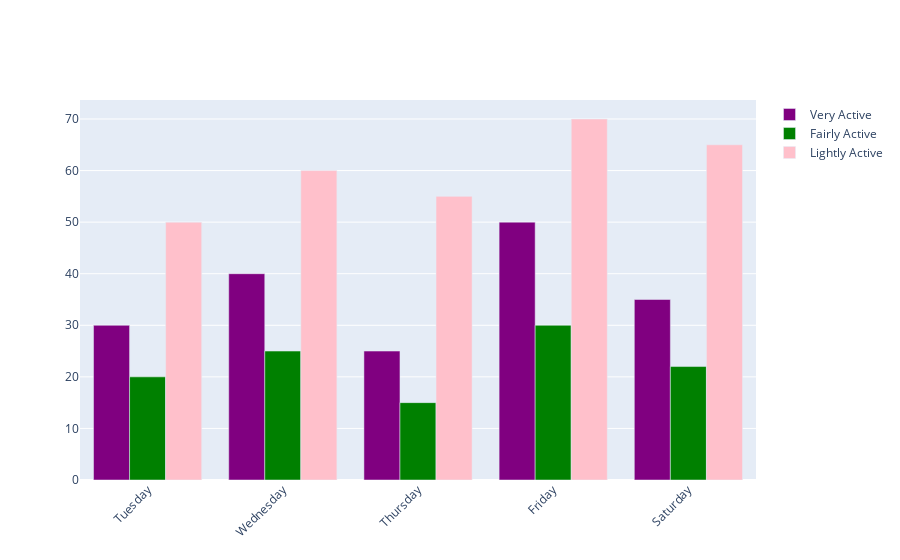

The cell this chart's notebook holds for it:
### Code cell
import pandas as pd
import plotly.graph_objects as go

# Sample data (Ensure columns exist)
data = pd.DataFrame({
    "Day": ["Tuesday", "Wednesday", "Thursday", "Friday", "Saturday"],
    "VeryActiveMinutes": [30, 40, 25, 50, 35],
    "FairlyActiveMinutes": [20, 25, 15, 30, 22],
    "LightlyActiveMinutes": [50, 60, 55, 70, 65]
})

# Remove spaces from column names
data. columns = data.columns.str.strip()

# Fill NaN values if any
data.fillna(0, inplace=True)

# Plotting
fig = go.Figure()
fig.add_trace(go.Bar(
    x=data["Day"],
    y=data["VeryActiveMinutes"],
    name='Very Active',
    marker_color='purple'
))
fig.add_trace(go.Bar(
    x=data["Day"],
    y=data["FairlyActiveMinutes"],
    name='Fairly Active',
    marker_color='green'
))
fig.add_trace(go.Bar(
    x=data["Day"],
    y=data["LightlyActiveMinutes"],
    name='Lightly Active',
    marker_color='pink'
))
fig.update_layout(barmode='group', xaxis_tickangle=-45)
fig.show()

### Figure 1 — Plotly figure (JSON) as saved in the notebook; plotly's stock layout.template omitted (floating-point values rounded to 4 significant figures)
{"data": [{"marker": {"color": "purple"}, "name": "Very Active", "type": "bar", "x": ["Tuesday", "Wednesday", "Thursday", "Friday", "Saturday"], "y": [30, 40, 25, 50, 35]}, {"marker": {"color": "green"}, "name": "Fairly Active", "type": "bar", "x": ["Tuesday", "Wednesday", "Thursday", "Friday", "Saturday"], "y": [20, 25, 15, 30, 22]}, {"marker": {"color": "pink"}, "name": "Lightly Active", "type": "bar", "x": ["Tuesday", "Wednesday", "Thursday", "Friday", "Saturday"], "y": [50, 60, 55, 70, 65]}], "layout": {"autosize": true, "barmode": "group", "xaxis": {"autorange": true, "range": [-0.5, 4.5], "tickangle": -45, "type": "category"}, "yaxis": {"autorange": true, "range": [0, 73.68], "type": "linear"}}}
